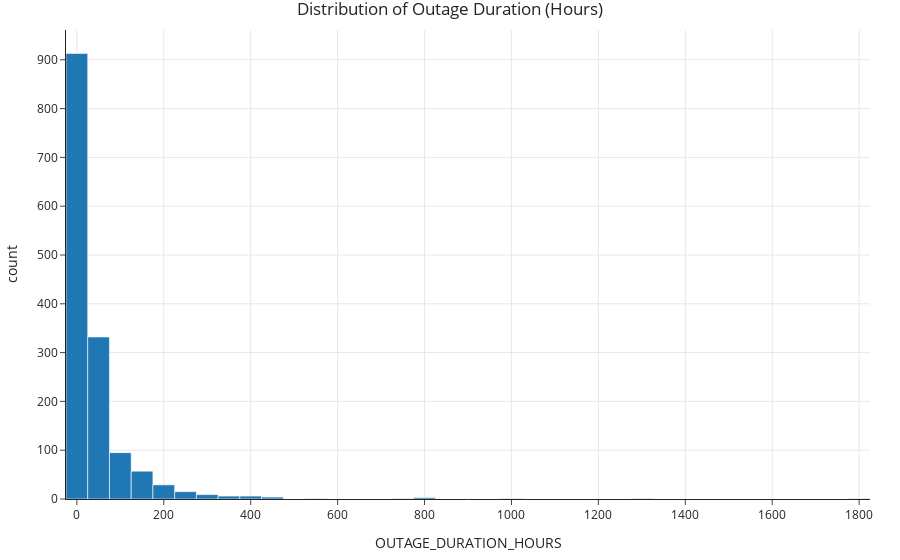
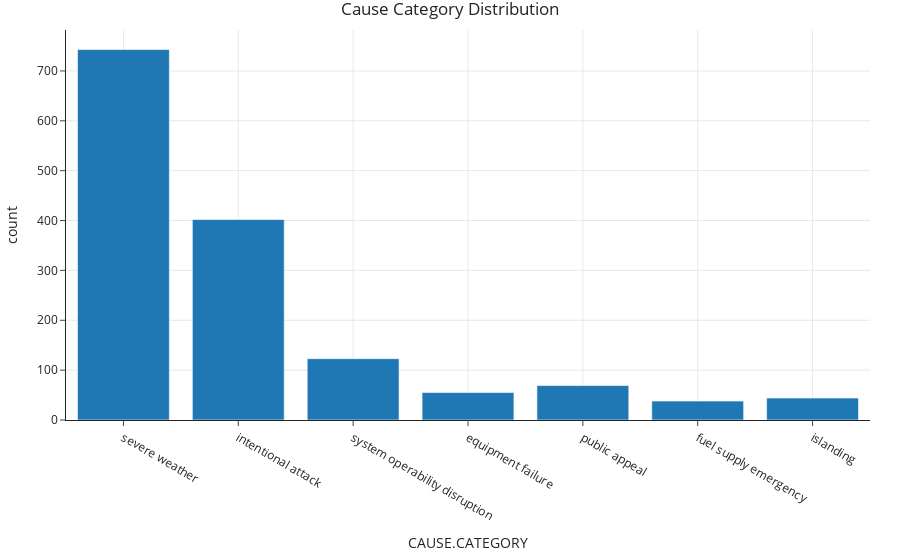

The notebook cell these images were saved under, in order:
### Markdown cell above
The univariate plot shows the distribution of outage durations. The first histogram shows most outages are short with a long tail of multi-day events succeeding them. The second histogram shows the frequency of power outage cuases. Severe weather and intentional attacks dominate the dataset. 

 **Exploratory Data Analysis:**  
 - I plot the distribution of `OUTAGE_DURATION_HOURS` (univariate analysis).  
 - I visualize the distribution of `CAUSE.CATEGORY`.  
 - I produce a box plot of outage duration by year and a scatter plot of outage duration vs. customers affected.
 - I also compute the mean outage duration per cause category as an aggregate table.

### Code cell
# first histogram
fig1 = px.histogram(df, x='OUTAGE_DURATION_HOURS', nbins=50,
                    title='Distribution of Outage Duration (Hours)')
fig1.show()

# second histogram
fig2 = px.histogram(df, x='CAUSE.CATEGORY', title='Cause Category Distribution')
fig2.show()

### Figure 1 — Plotly figure (JSON) as saved in the notebook; plotly's stock layout.template omitted (floating-point values rounded to 4 significant figures; data arrays with more than 128 entries replaced by an {"elided": "..."} marker saying what was removed)
{"data": [{"alignmentgroup": "True", "bingroup": "x", "hovertemplate": "OUTAGE_DURATION_HOURS=%{x}<br>count=%{y}<extra></extra>", "legendgroup": "", "marker": {"color": "#1F77B4", "pattern": {"shape": ""}}, "name": "", "nbinsx": 50, "offsetgroup": "", "orientation": "v", "showlegend": false, "type": "histogram", "x": {"elided": "1474 float values"}, "xaxis": "x", "yaxis": "y"}], "layout": {"barmode": "relative", "legend": {"tracegroupgap": 0}, "title": {"text": "Distribution of Outage Duration (Hours)"}, "xaxis": {"anchor": "y", "domain": [0, 1], "title": {"text": "OUTAGE_DURATION_HOURS"}}, "yaxis": {"anchor": "x", "domain": [0, 1], "title": {"text": "count"}}}}

### Figure 2 — Plotly figure (JSON) as saved in the notebook; plotly's stock layout.template omitted (floating-point values rounded to 4 significant figures; data arrays with more than 128 entries replaced by an {"elided": "..."} marker saying what was removed)
{"data": [{"alignmentgroup": "True", "bingroup": "x", "hovertemplate": "CAUSE.CATEGORY=%{x}<br>count=%{y}<extra></extra>", "legendgroup": "", "marker": {"color": "#1F77B4", "pattern": {"shape": ""}}, "name": "", "offsetgroup": "", "orientation": "v", "showlegend": false, "type": "histogram", "x": {"elided": "1474 str values"}, "xaxis": "x", "yaxis": "y"}], "layout": {"barmode": "relative", "legend": {"tracegroupgap": 0}, "title": {"text": "Cause Category Distribution"}, "xaxis": {"anchor": "y", "domain": [0, 1], "title": {"text": "CAUSE.CATEGORY"}}, "yaxis": {"anchor": "x", "domain": [0, 1], "title": {"text": "count"}}}}
